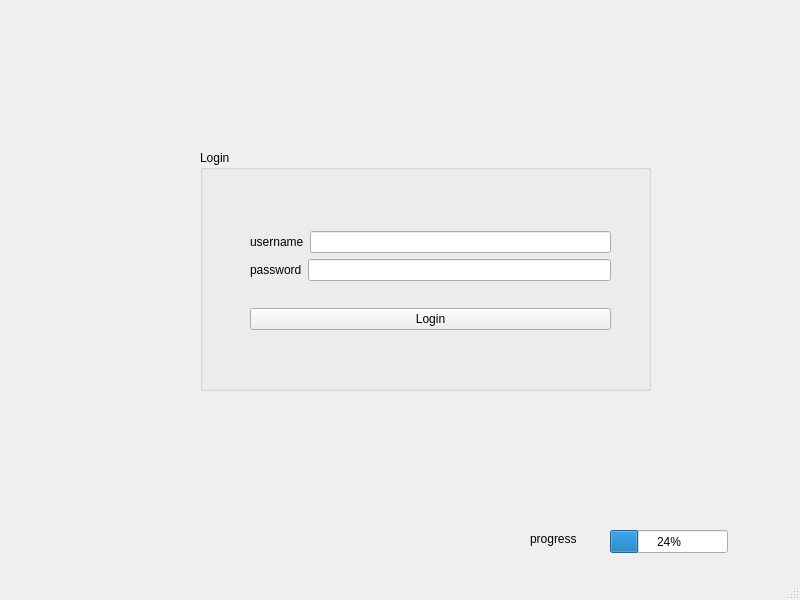
<?xml version="1.0" encoding="UTF-8"?>
<ui version="4.0">
 <class>MainWindow</class>
 <widget class="QMainWindow" name="MainWindow">
  <property name="geometry">
   <rect>
    <x>0</x>
    <y>0</y>
    <width>800</width>
    <height>600</height>
   </rect>
  </property>
  <property name="windowTitle">
   <string>MainWindow</string>
  </property>
  <widget class="QWidget" name="centralwidget">
   <widget class="QGroupBox" name="groupBox">
    <property name="geometry">
     <rect>
      <x>200</x>
      <y>150</y>
      <width>451</width>
      <height>241</height>
     </rect>
    </property>
    <property name="title">
     <string>Login</string>
    </property>
    <widget class="QWidget" name="layoutWidget">
     <property name="geometry">
      <rect>
       <x>50</x>
       <y>60</y>
       <width>361</width>
       <height>141</height>
      </rect>
     </property>
     <layout class="QVBoxLayout" name="verticalLayout_2">
      <item>
       <layout class="QVBoxLayout" name="verticalLayout">
        <item>
         <layout class="QHBoxLayout" name="horizontalLayout">
          <item>
           <widget class="QLabel" name="label">
            <property name="text">
             <string>username</string>
            </property>
           </widget>
          </item>
          <item>
           <widget class="QLineEdit" name="username"/>
          </item>
         </layout>
        </item>
        <item>
         <layout class="QHBoxLayout" name="horizontalLayout_2">
          <item>
           <widget class="QLabel" name="label_2">
            <property name="text">
             <string>password</string>
            </property>
           </widget>
          </item>
          <item>
           <widget class="QLineEdit" name="password"/>
          </item>
         </layout>
        </item>
       </layout>
      </item>
      <item>
       <widget class="QPushButton" name="loginButton">
        <property name="text">
         <string>Login</string>
        </property>
       </widget>
      </item>
     </layout>
    </widget>
   </widget>
   <widget class="QLabel" name="label_3">
    <property name="geometry">
     <rect>
      <x>530</x>
      <y>530</y>
      <width>66</width>
      <height>18</height>
     </rect>
    </property>
    <property name="text">
     <string>progress</string>
    </property>
   </widget>
   <widget class="QProgressBar" name="progressBar">
    <property name="geometry">
     <rect>
      <x>610</x>
      <y>530</y>
      <width>118</width>
      <height>23</height>
     </rect>
    </property>
    <property name="value">
     <number>24</number>
    </property>
   </widget>
   <widget class="QLabel" name="labelPic">
    <property name="geometry">
     <rect>
      <x>10</x>
      <y>170</y>
      <width>171</width>
      <height>211</height>
     </rect>
    </property>
    <property name="text">
     <string/>
    </property>
   </widget>
  </widget>
  <widget class="QMenuBar" name="menubar">
   <property name="geometry">
    <rect>
     <x>0</x>
     <y>0</y>
     <width>800</width>
     <height>23</height>
    </rect>
   </property>
  </widget>
  <widget class="QStatusBar" name="statusbar"/>
 </widget>
 <resources/>
 <connections/>
</ui>
